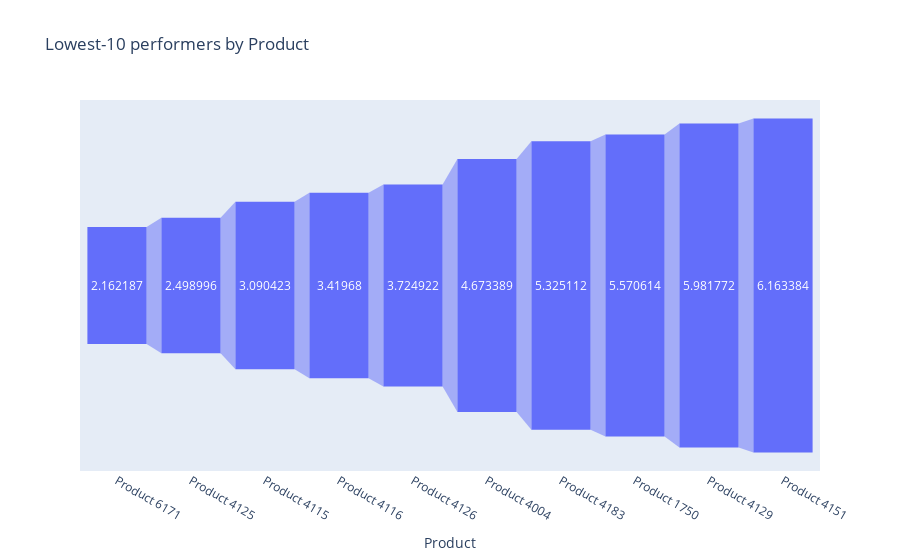

Here is the notebook cell this chart was saved with:
### Code cell
px.funnel(x=df6.index, y=df6.values, title= 'Lowest-10 performers by Product', labels={'x':'Product', 'y':'Revenue'})

### Figure 1 — Plotly figure (JSON) as saved in the notebook; plotly's stock layout.template omitted (floating-point values rounded to 4 significant figures)
{"data": [{"hovertemplate": "Product=%{x}<br>Revenue=%{y}<extra></extra>", "legendgroup": "", "marker": {"color": "#636efa"}, "name": "", "orientation": "v", "showlegend": false, "type": "funnel", "x": ["Product 6171", "Product 4125", "Product 4115", "Product 4116", "Product 4126", "Product 4004", "Product 4183", "Product 1750", "Product 4129", "Product 4151"], "xaxis": "x", "y": [2.162, 2.499, 3.09, 3.42, 3.725, 4.673, 5.325, 5.571, 5.982, 6.163], "yaxis": "y"}], "layout": {"legend": {"tracegroupgap": 0}, "title": {"text": "Lowest-10 performers by Product"}, "xaxis": {"anchor": "y", "domain": [0, 1], "title": {"text": "Product"}}, "yaxis": {"anchor": "x", "domain": [0, 1], "title": {"text": "Revenue"}}}}
